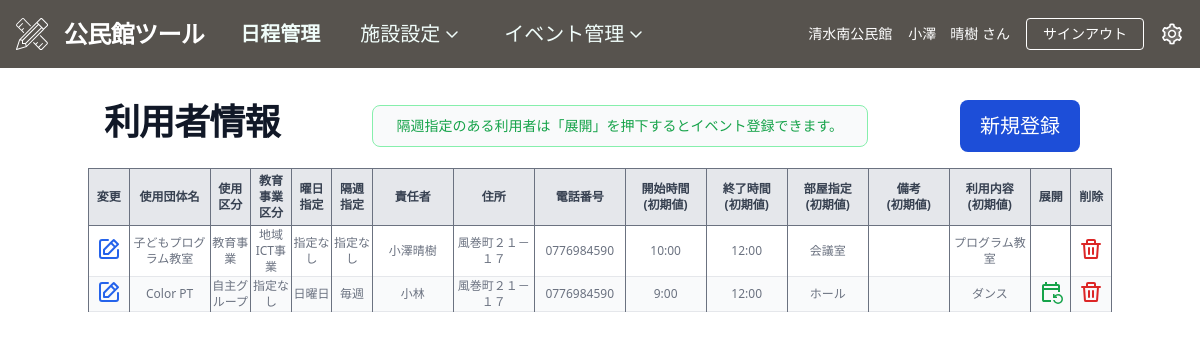
The page /event_manager/userinformation (signed in) on the database its author committed.
### accounts/models.py (models this page shows, shortened)
class User(AbstractBaseUser, PermissionsMixin):
    login_user = models.CharField(
        verbose_name=_("login user"),
        unique=True,
        max_length=64,
    )
    email = models.EmailField(
        verbose_name=_("email"),
    )
    name = models.CharField(
        verbose_name=_("name"),
        max_length=150,
        null=True,
        blank=False
    )
    public_hall = models.ForeignKey(
         PublicHall,
         on_delete=models.CASCADE,
         null=True,
         blank=True,
    )
    is_superuser = models.BooleanField(
        verbose_name=_("is_superuer"),
        default=False
    )
    is_staff = models.BooleanField(
        verbose_name=_('staff status'),
        default=False,
    )
    is_active = models.BooleanField(
        verbose_name=_('active'),
        default=True,
    )
    created_at = models.DateTimeField(
        verbose_name=_("created_at"),
        auto_now_add=True
    )
    updated_at = models.DateTimeField(
        verbose_name=_("updateded_at"),
        auto_now=True
    )
    objects = UserManager()
    USERNAME_FIELD = 'login_user' # ログイン時、ユーザー名の代わりにlogin_userを使用
    REQUIRED_FIELDS = ['email']  # スーパーユーザー作成時にemailも設定する

class PublicHall(models.Model):
	number = models.DecimalField('公民館No.',primary_key=True, unique=True,max_digits=4, decimal_places=0)
	name = models.CharField('公民館名', max_length=32)
	email = models.EmailField('メールアドレス', max_length=128)
	tel = models.CharField('電話番号', max_length=16)
	director = models.CharField('館長', max_length=32)
	def __str__(self):
		return self.name

### event_manager/models.py (models this page shows, shortened)
class UserInformation(models.Model):
	organization_name = models.CharField('使用団体名', max_length=64, blank=False)
	usage_category = models.CharField('使用区分',max_length=2,choices=USAGE_CATEGORY_CHOICES,blank=False)
	educational_category = models.CharField('教育事業区分',max_length=2,choices=EDUCATION_PROGRAM_CHOICES,blank=True,default='X')
	day_of_week = models.CharField('曜日指定',max_length=2,choices=DAY_OF_WEEK_CHOICES,default='X')
	semiweekly = models.CharField('隔週指定',max_length=2,choices=SEMIWEEK_CHOICES,default='X')
	responsible_party = models.CharField('責任者', max_length=64,blank=True)
	address = models.CharField('住所', max_length=64,blank=True)
	tel = models.CharField('電話番号', max_length=16,blank=True)
	default_start_time = models.TimeField('開始時間（初期値）', null=True)
	default_end_time = models.TimeField('終了時間（初期値）', null=True)
	default_room = models.ForeignKey(Room, null=True,on_delete=models.CASCADE)
	default_remarks = models.CharField('備考（初期値）', max_length=128, blank=True)
	default_details = models.CharField('利用内容（初期値）', max_length=128, blank=True)
	public_hall = models.ForeignKey(PublicHall,on_delete=models.CASCADE)

class Room(models.Model):
	name = models.CharField('利用施設名', max_length=64, blank=False)
	type = models.ForeignKey(UsageFee, null=True,on_delete=models.CASCADE)
	public_hall = models.ForeignKey(PublicHall,on_delete=models.CASCADE)
	def __str__(self):
		return self.name

### event_manager/views.py (the view)
# urls.py: path('userinformation', views.UserInformationListView.as_view(), name="userinformation"),
class UserInformationListView(LoginRequiredMixin, ListView):
    template_name = "event_manager/userinformation.html"
    model = UserInformation
    success_url = reverse_lazy('event_manager:userinformation')
    def get_queryset(self):
        current_public_hall = self.request.user.public_hall  # ログイン中の公民館を取得
        if current_public_hall:
            queryset = UserInformation.objects.filter(
                public_hall=current_public_hall).all()
        return queryset
    def get_context_data(self):
        today = datetime.date.today()
        context = super().get_context_data()
        context['page_title'] = '利用者情報'
        context['form'] = UserInformationForm()    # Create Modal画面
        context['form_update'] = UserInformationUpdateForm()    # Update Modal画面
        context['form_delete'] = UserInformationDeleteForm()    # Delete Modal画面
        context['target_year'] = today.strftime('%Y')+'年'
        return context

### templates/event_manager/userInformation.html (shortened to what this page needs)
{% extends 'base_calendar.html' %}
{%block content %}
<div id="content">
	<section class="bg-white">
		<div class="flex flex-row py-4 px-4 mx-auto items-center justify-between">
			<h1 class="mb-2 text-4xl font-extrabold tracking-tight leading-none text-gray-900">
				{{ page_title }}
			</h1>
			{% if messages %} {% for message in messages %}
			<div class="bg-gray-50 border border-red-300 text-red-600 text-sm rounded-lg block w-1/2 p-2.5">
				{{ message }}
			</div>
			{% endfor %}
			{% else %}
			<div class="bg-gray-50 border border-green-300 text-green-600 text-sm rounded-lg block w-1/2 p-2.5">
				隔週指定のある利用者は「展開」を押下するとイベント登録できます。
			</div>
			 {% endif %}
			<div class="space-y-2 mr-4">
				<button type="button" data-modal-target="#create-modal" data-modal-toggle="authentication-modal"
					data-modal-id="0"
					class="modal-open-button inline-flex justify-center items-center py-3 px-5 text-xl font-medium text-center text-white rounded-lg bg-blue-700 hover:bg-blue-800 focus:ring-4 focus:ring-blue-300">
					新規登録
				</button>
			</div>
		</div>
	</section>
	<div class="max-w-6xl relative overflow-x-auto mx-auto">
		<table class="w-full text-xs text-center rtl:text-right text-gray-500 border-gray-500 border-x border-solid">
			<thead class="text-gray-700">
				<tr class="border-gray-500 border-y border-solid bg-gray-200">
					<th scope="col" class="border-gray-500 border-x border-solid p-1 w-8">変更</th>
					<th scope="col" class="border-gray-500 border-x border-solid p-1 w-16">使用団体名</th>
					<th scope="col" class="border-gray-500 border-x border-solid p-1 w-8">使用<br>区分</th>
					<th scope="col" class="border-gray-500 border-x border-solid p-1 w-8">教育事業区分</th>
					<th scope="col" class="border-gray-500 border-x border-solid p-1 w-8">曜日<br>指定</th>
					<th scope="col" class="border-gray-500 border-x border-solid p-1 w-8">隔週<br>指定</th>
					<th scope="col" class="border-gray-500 border-x border-solid p-1 w-16">責任者</th>
					<th scope="col" class="border-gray-500 border-x border-solid p-1 w-16">住所</th>
					<th scope="col" class="border-gray-500 border-x border-solid p-1 w-16">電話番号</th>
					<th scope="col" class="border-gray-500 border-x border-solid p-1 w-16">開始時間<br>(初期値)</th>
					<th scope="col" class="border-gray-500 border-x border-solid p-1 w-16">終了時間<br>(初期値)</th>
					<th scope="col" class="border-gray-500 border-x border-solid p-1 w-16">部屋指定<br>(初期値)</th>
					<th scope="col" class="border-gray-500 border-x border-solid p-1 w-16">備考<br>(初期値)</th>
					<th scope="col" class="border-gray-500 border-x border-solid p-1 w-16">利用内容<br>(初期値)</th>
					<th scope="col" class="border-gray-500 border-x border-solid p-1 w-8">展開</th>
					<th scope="col" class="border-gray-500 border-x border-solid p-1 w-8">削除</th>
				</tr>
			</thead>
			<tbody>
				{% for object in object_list %}
				<tr class="odd:bg-white even:bg-gray-50 border-b">
					<td class="border-gray-500 border-x border-solid text-center">
						<button type="button" class="modal-open-button font-medium text-blue-600 mx-auto"
							data-modal-hide="authentication-modal" data-modal-target="#update-modal"
							data-modal-id={{object.pk}}>
							<a href="#" class=" hover:underline">
							</a>
					</td>
					<td class="border-gray-500 border-x border-solid text-center">{{ object.organization_name }}</td>
					<td class="border-gray-500 border-x border-solid text-center">{{ object.get_usage_category_display}}
					</td>
					<td class="border-gray-500 border-x border-solid text-center">
						{{ object.get_educational_category_display }}</td>
					<td class="border-gray-500 border-x border-solid text-center">{{ object.get_day_of_week_display }}
					</td>
					<td class="border-gray-500 border-x border-solid text-center">{{ object.get_semiweekly_display }}
					</td>
					<td class="border-gray-500 border-x border-solid text-center">{{ object.responsible_party }}</td>
					<td class="border-gray-500 border-x border-solid text-center">{{ object.address }}</td>
					<td class="border-gray-500 border-x border-solid text-center">{{ object.tel }}</td>
					<td class="border-gray-500 border-x border-solid text-center">{{ object.default_start_time }}</td>
					<td class="border-gray-500 border-x border-solid text-center">{{ object.default_end_time }}</td>
					<td class="border-gray-500 border-x border-solid text-center">{{ object.default_room }}</td>
					<td class="border-gray-500 border-x border-solid text-center">{{ object.default_remarks }}</td>
					<td class="border-gray-500 border-x border-solid text-center">{{ object.default_details }}</td>
					<td class="border-gray-500 border-x border-solid text-center">
						{% if object.get_semiweekly_display != '指定なし'%}
						<a href="/event_manager/userinformation/record/{{object.pk}}/expand">
							<button type="button" class="font-medium text-green-600 mx-auto">
							</button>
						</a>
						{% endif %}
					</td>
					<td class="border-gray-500 border-x border-solid text-center">
						<button type="button" class="modal-open-button font-medium text-red-600 mx-auto"
							data-modal-hide="authentication-modal" data-modal-target="#delete-modal"
							data-modal-id={{object.pk}}>
						</button>
					</td>
				</tr>
				{% endfor %}
			</tbody>
		</table>
	</div>
</div>
{% include 'event_manager/modals/modal_userinformation_create.html' %}
{% endblock %}

### templates/base_calendar.html (shortened to what this page needs)
{% load static %}
<!DOCTYPE html>
<html lang="ja">
<head>
	<link href="{% static 'css/styles.css' %}" rel="stylesheet" />
</head>
<body>
	<nav class="flex flex-row items-center justify-between bg-stone-600 p-4">
		<div class="flex items-center flex-row text-white mr-6">
			<a href="{% url 'common:index' %}">
				<span class="font-semibold text-2xl tracking-tight mr-4">公民館ツール</span>
			</a>
			<a href="{% url 'event_manager:calendar' %}">
				<span class="font-semibold text-xl text-teal-50 hover:text-white px-5 py-1">日程管理</span>
			</a>
			<button type="button" data-dropdown-toggle="dropdownAccounting"
				class="dropdownbutton text-xl text-teal-50 hover:text-white font-medium rounded-lg px-5 py-1 text-center inline-flex items-center">
				施設設定
				<svg xmlns="http://www.w3.org/2000/svg" width="24" height="24" viewBox="0 0 24 24">
					<path fill="none" stroke="currentColor" stroke-linecap="round" stroke-linejoin="round"
						stroke-width="1.5" d="m7 10l5 5l5-5" />
				</svg>
			</button>
			<button type="button" data-dropdown-toggle="dropdownSupplier"
				class="dropdownbutton text-xl text-teal-50 hover:text-white font-medium rounded-lg px-5 py-1 text-center inline-flex items-center">
				イベント管理
				<svg xmlns="http://www.w3.org/2000/svg" width="24" height="24" viewBox="0 0 24 24">
					<path fill="none" stroke="currentColor" stroke-linecap="round" stroke-linejoin="round"
						stroke-width="1.5" d="m7 10l5 5l5-5" />
				</svg>
			</button>
		</div>
		<div class="flex flex-row items-center justify-end">
			<div class="text-white text-sm mr-4">
				{{ user.public_hall.name }}公民館
			</div>
			<div class="text-white text-sm mr-4">{{ user.name }} さん</div>
			<form action="{% url 'accounts:logout' %}" method="post" name="logout">
				<button type="submit"
					class="inline-block text-sm px-4 py-2 leading-none border rounded text-white border-white hover:border-transparent hover:text-teal-500 hover:bg-white mt-4 lg:mt-0">
					サインアウト
				</button>
			</form>
			<div class="ml-4 text-white">
				<a href="{% url 'common:settings' %}">
				</a>
			</div>
		</div>
	</nav>
	<div class="container mx-auto text-center mt-4">
		{% block content %} {% endblock %}
</body>
</html>

### rows shown on the page
User: public_hall.name "清水南", name "小澤 晴樹"
UserInformation: organization_name "子どもプログラム教室", usage_category "教育事業", educational_category "地域ICT事業", day_of_week "指定なし", semiweekly "指定なし", responsible_party "小澤晴樹", address "風巻町２１－１７", tel "0776984590", default_start_time "10:00", default_end_time "12:00", default_room "会議室", default_details "プログラム教室"
UserInformation: organization_name "Color PT", usage_category "自主グループ", educational_category "指定なし", day_of_week "日曜日", semiweekly "毎週", responsible_party "小林", address "風巻町２１－１７", tel "0776984590", default_start_time "9:00", default_end_time "12:00", default_room "ホール", default_details "ダンス"

### other values the page prints
{{ page_title }} "利用者情報"
